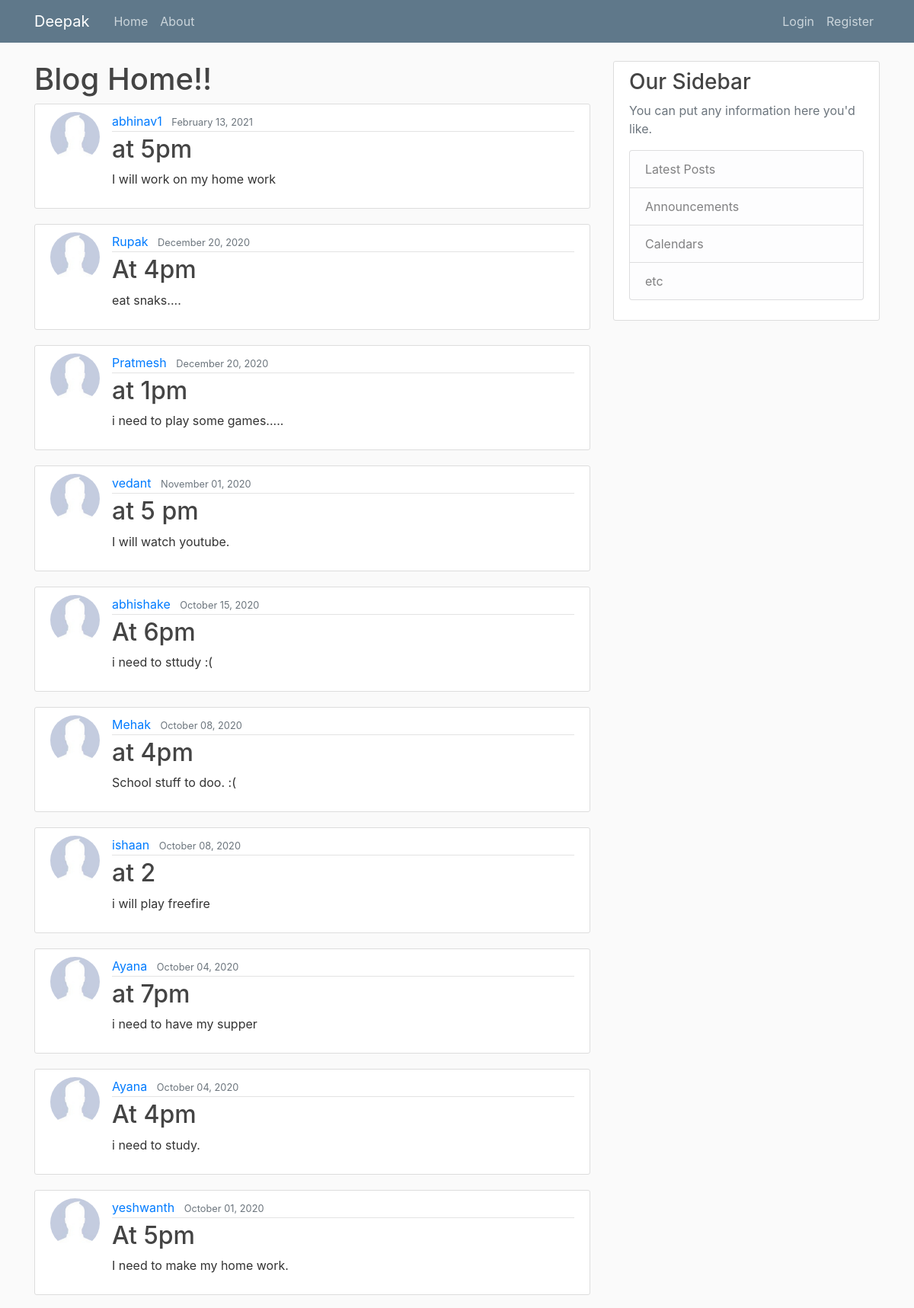
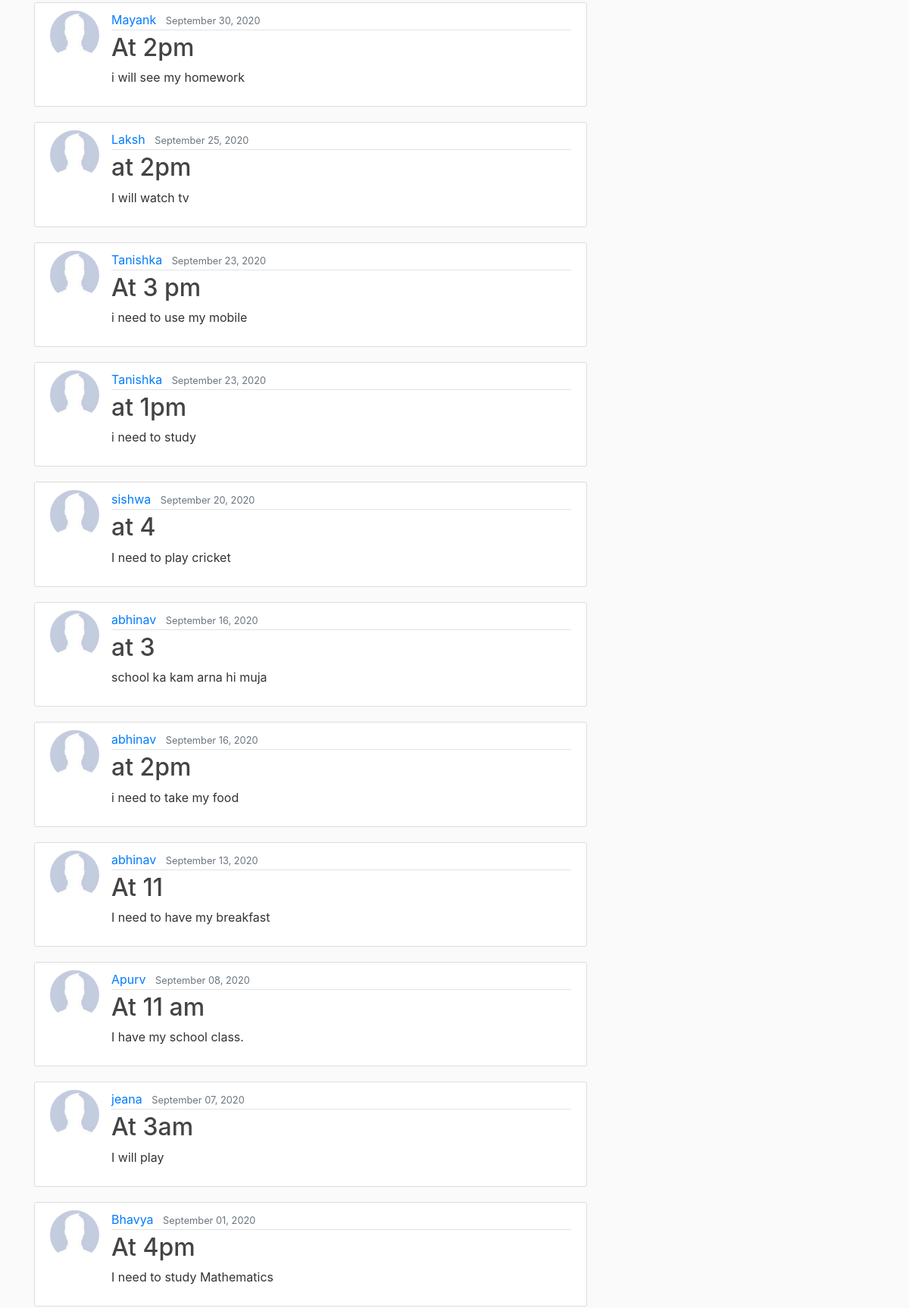
The page / (upper part) on the database its author committed (2 pictures, top to bottom).
### blog/models.py (models this page shows, shortened)
class Post(models.Model):
    title=models.CharField(max_length=100)
    content=models.TextField()
    date_posted=models.DateTimeField(default=timezone.now)
    author=models.ForeignKey(User, on_delete=models.CASCADE)

### users/models.py (models this page shows, shortened)
class Profile(models.Model):
    user=models.OneToOneField(User, on_delete=models.CASCADE)
    image=models.ImageField(default='default.jpg', upload_to='profile_pics')

### blog/views.py (the view)
# urls.py: path('', PostListView.as_view(), name="blog-home"),
class PostListView(ListView):
    model=Post
    template_name='blog/home.html'
    context_object_name='posts'
    ordering=['-date_posted']

### blog/templates/blog/home.html
{% extends 'blog/base.html'%}
{%block content%}
    <h1>Blog Home!!</h1>
    {% for post in posts%}
        <article class="media content-section">
            <img src="{{post.author.profile.image.url}}" class="rounded-circle article-img">
            <div class="media-body">
            <div class="article-metadata">
                <a class="mr-2" href="#">{{ post.author }}</a>
                <small class="text-muted">{{ post.date_posted|date:'F d, Y' }}</small>
            </div>
            <h2><a class="article-title" href="{%url 'post-detail' post.id%}">{{ post.title }}</a></h2>
            <p class="article-content">{{ post.content }}</p>
            </div>
        </article>
    {%endfor%}
{%endblock content%}

### blog/templates/blog/base.html (shortened to what this page needs)
{%load static from static%}
<!DOCTYPE html>
<html lang="en">
<head>
    <link rel="stylesheet" href="https://stackpath.bootstrapcdn.com/bootstrap/4.5.0/css/bootstrap.min.css">
    <link rel='stylesheet' type="text/css" href="{%static 'blog/main.css' %}">
</head>
<body>
    <header class="site-header">
        <nav class="navbar navbar-expand-md navbar-dark bg-steel fixed-top">
          <div class="container">
            <a class="navbar-brand mr-4" href="{% url 'blog-home'%}" title="done by manudeepak">Deepak</a>
            <div class="collapse navbar-collapse" id="navbarToggle">
              <div class="navbar-nav mr-auto">
                <a class="nav-item nav-link" href="{% url 'blog-home'%}" title="Takes to home">Home</a>
                <a class="nav-item nav-link" href="{% url 'blog-about'%}" title="Takes to about">About</a>
              </div>
              <div class="navbar-nav">
                {% if user.is_authenticated %}
                <a class="nav-item nav-link" href="{%url 'post-create'%}">New Post</a>
                  <a class="nav-item nav-link" href="{%url 'profile'%}">Profile</a>
                  <a class="nav-item nav-link" href="{%url 'logout'%}">Log out</a>
                {%else%}
                  <a class="nav-item nav-link" href="{%url 'login'%}">Login</a>
                  <a class="nav-item nav-link" href="{%url 'register'%}">Register</a>
                {%endif%}
              </div>
            </div>
          </div>
        </nav>
      </header>
      <main role="main" class="container">
        <div class="row">
          <div class="col-md-8">
            {% block content %}{% endblock %}
          </div>
          <div class="col-md-4">
            <div class="content-section">
              <h3>Our Sidebar</h3>
              <p class='text-muted'>You can put any information here you'd like.
                <ul class="list-group">
                  <li class="list-group-item list-group-item-light">Latest Posts</li>
                  <li class="list-group-item list-group-item-light">Announcements</li>
                  <li class="list-group-item list-group-item-light">Calendars</li>
                  <li class="list-group-item list-group-item-light">etc</li>
                </ul>
              </p>
            </div>
          </div>
        </div>
      </main>
</body>
</html>

### blog/static/blog/main.css (style rules this page uses)
body { background: #fafafa; color: #333333; margin-top: 5rem; }
h1, h2, h3, h4, h5, h6 { color: #444444; }
ul { margin: 0; }
.bg-steel { background-color: #5f788a; }
.site-header .navbar-nav .nav-link { color: #cbd5db; }
.content-section { background: #ffffff; padding: 10px 20px; border: 1px solid #dddddd; border-radius: 3px; margin-bottom: 20px; }
.article-title { color: #444444; }
.article-content { white-space: pre-line; }
.article-img { height: 65px; width: 65px; margin-right: 16px; }
.article-metadata { padding-bottom: 1px; margin-bottom: 4px; border-bottom: 1px solid #e3e3e3 }

### rows shown on the page
Post: author.profile.image (placeholder picture), author "abhinav1", date_posted "February 13, 2021", title "at 5pm", content "I will work on my home work"
Post: author.profile.image (placeholder picture), author "Rupak", date_posted "December 20, 2020", title "At 4pm", content "eat snaks...."
Post: author.profile.image (placeholder picture), author "Pratmesh", date_posted "December 20, 2020", title "at 1pm", content "i need to play some games....."
Post: author.profile.image (placeholder picture), author "vedant", date_posted "November 01, 2020", title "at 5 pm", content "I will watch youtube."
Post: author.profile.image (placeholder picture), author "abhishake", date_posted "October 15, 2020", title "At 6pm", content "i need to sttudy :("
Post: author.profile.image (placeholder picture), author "Mehak", date_posted "October 08, 2020", title "at 4pm", content "School stuff to doo. :("
Post: author.profile.image (placeholder picture), author "ishaan", date_posted "October 08, 2020", title "at 2", content "i will play freefire"
Post: author.profile.image (placeholder picture), author "Ayana", date_posted "October 04, 2020", title "at 7pm", content "i need to have my supper"
Post: author.profile.image (placeholder picture), author "Ayana", date_posted "October 04, 2020", title "At 4pm", content "i need to study."
Post: author.profile.image (placeholder picture), author "yeshwanth", date_posted "October 01, 2020", title "At 5pm", content "I need to make my home work."
Post: author.profile.image (placeholder picture), author "Mayank", date_posted "September 30, 2020", title "At 2pm", content "i will see my homework"
Post: author.profile.image (placeholder picture), author "Laksh", date_posted "September 25, 2020", title "at 2pm", content "I will watch tv"
Post: author.profile.image (placeholder picture), author "Tanishka", date_posted "September 23, 2020", title "At 3 pm", content "i need to use my mobile"
Post: author.profile.image (placeholder picture), author "Tanishka", date_posted "September 23, 2020", title "at 1pm", content "i need to study"
Post: author.profile.image (placeholder picture), author "sishwa", date_posted "September 20, 2020", title "at 4", content "I need to play cricket"
Post: author.profile.image (placeholder picture), author "abhinav", date_posted "September 16, 2020", title "at 3", content "school ka kam arna hi muja"
Post: author.profile.image (placeholder picture), author "abhinav", date_posted "September 16, 2020", title "at 2pm", content "i need to take my food"
Post: author.profile.image (placeholder picture), author "abhinav", date_posted "September 13, 2020", title "At 11", content "I need to have my breakfast"
Post: author.profile.image (placeholder picture), author "Apurv", date_posted "September 08, 2020", title "At 11 am", content "I have my school class."
Post: author.profile.image (placeholder picture), author "jeana", date_posted "September 07, 2020", title "At 3am", content "I will play"
Post: author.profile.image (placeholder picture), author "Bhavya", date_posted "September 01, 2020", title "At 4pm", content "I need to study Mathematics"
